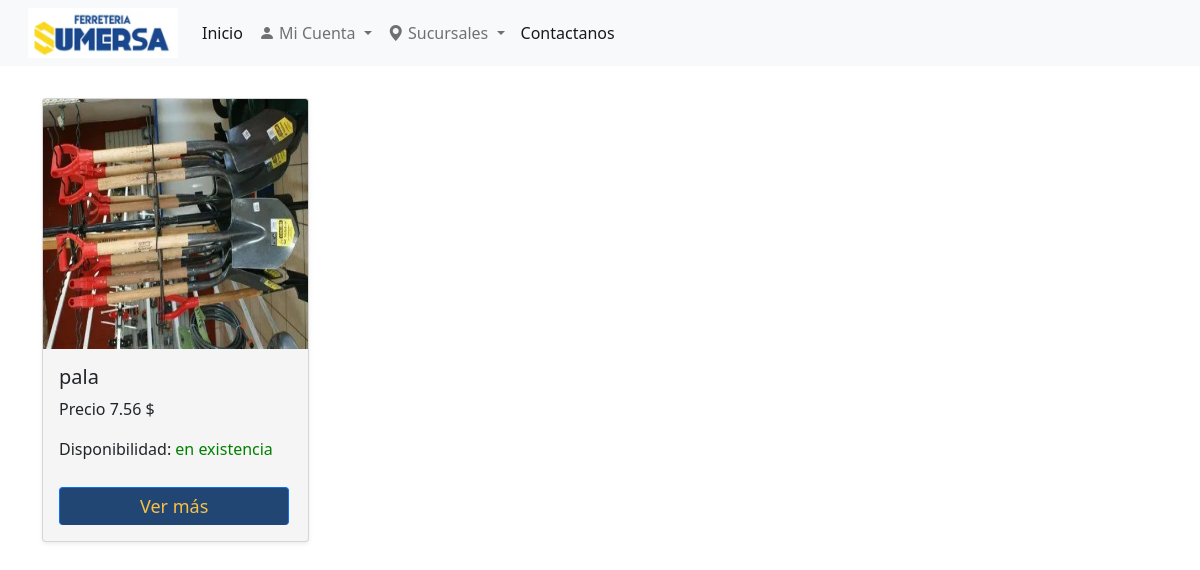
Page /?c=products&a=clientssa on the committed database.
### tables this page shows
CREATE TABLE IF NOT EXISTS `producto` (
  `ID_Producto` varchar(8) NOT NULL,
  `Descripcion` varchar(120) NOT NULL,
  `Nombrep` varchar(1000) NOT NULL,
  `Imagen` varchar(15) NOT NULL,
  `ID_Familia` varchar(8) NOT NULL,
  PRIMARY KEY (`ID_Producto`),
  KEY `ID_Familia` (`ID_Familia`)
);

CREATE TABLE IF NOT EXISTS `precio_cantidad` (
  `ID_PC` varchar(8) NOT NULL,
  `Precio_ST` float(10,2) DEFAULT NULL,
  `Precio_SS` float(10,2) DEFAULT NULL,
  `Precio_LO` float(10,2) DEFAULT NULL,
  `Precio_OP` float(10,2) DEFAULT NULL,
  `Precio_ZA` float(10,2) DEFAULT NULL,
  `Precio_SA` float(10,2) DEFAULT NULL,
  `Cantidad_ST` int(11) DEFAULT NULL,
  `Cantidad_SS` int(11) DEFAULT NULL,
  `Cantidad_LO` int(11) DEFAULT NULL,
  `Cantidad_OP` int(11) DEFAULT NULL,
  `Cantidad_ZA` int(11) DEFAULT NULL,
  `Cantidad_SA` int(11) DEFAULT NULL,
  `ID_Producto` varchar(8) NOT NULL,
  PRIMARY KEY (`ID_PC`),
  KEY `ID_Producto` (`ID_Producto`)
);

### Controllers/products.controller.php (called while the page is built, shortened)
<?php
require_once "Models/products.php";
class productscontroller{
    public function __CONSTRUCT(){
        $this->modelo=new products;
    }
    public function clientssa()
    {
        require_once "views/products/show-sa-c.php";
    }
}

### index.php (called while the page is built)
<?php require_once 'Core/router.core.php';

### Models/DataBase.php (called while the page is built, shortened)
<?php
class BasedeDatos{
    public static function Conectar(){
        try{
            $conexion = new PDO
            ("mysql:host=".self::servidor.";dbname=".
            self::nombrebd.";charset=utf8",self::usuariobd,
            self::clave);
            $conexion->setAttribute(PDO::ATTR_ERRMODE,PDO::ERRMODE_EXCEPTION);
            return $conexion;
        }catch(PDOException $e){
            return "FALLO".$e->getMessage();
        }
    }
}

### Models/products.php (called while the page is built, shortened)
<?php
class products{
    private $pdo;
    public function __CONSTRUCT(){
        $this->pdo = BasedeDatos::Conectar();
    }
    public function showsaall(){
        try{
            $consulta=$this->pdo->prepare("SELECT producto.ID_Producto,producto.Nombrep,producto.Descripcion,producto.Imagen,familia.Nombre,precio_cantidad.Precio_SA,precio_cantidad.Cantidad_SA FROM producto,familia,precio_cantidad WHERE producto.ID_Producto = precio_cantidad.ID_Producto AND producto.ID_Familia = familia.ID_Familia AND precio_cantidad.Precio_SA IS NOT NULL;");
            $consulta->execute();
            return $consulta->fetchAll(PDO::FETCH_OBJ);
        }catch(Exception $e){
            die($e->getMessage());
        }
    }
}

### Views/products/show-sa-c.php (the view, shortened to what this page needs)
<!DOCTYPE html>
<html lang="en">
<head>
    <link href="https://cdn.jsdelivr.net/npm/bootstrap@5.0.2/dist/css/bootstrap.min.css" rel="stylesheet"
>
    <link rel="stylesheet" href="Assets/css/showc.css">
    <link rel="stylesheet" href="https://cdn.jsdelivr.net/npm/bootstrap-icons@1.8.1/font/bootstrap-icons.css">
</head>
<body>
<nav class="navbar navbar-expand-lg navbar-light bg-light">
        <div class="container-fluid">
            <img src="Assets/img/logo.PNG" alt="" width="150" height="50" class="d-inline-block align-text-top">
            <div class="collapse navbar-collapse" id="navbarNavDropdown">
                <ul class="navbar-nav">
                    <li class="nav-item">
                        <a class="nav-link active" aria-current="page" href="#">Inicio</a>
                    </li>
                    <li class="nav-item dropdown">
                        <a class="nav-link dropdown-toggle" href="#" id="navbarDropdownMenuLink" role="button"
                            data-bs-toggle="dropdown" aria-expanded="false">
                            <i class="bi bi-person-fill"></i> Mi Cuenta
                        </a>
                    </li>
                    <li class="nav-item dropdown">
                        <a class="nav-link dropdown-toggle" href="#" id="navbarDropdownMenuLink" role="button"
                            data-bs-toggle="dropdown" aria-expanded="false">
                            <i class="bi bi-geo-alt-fill"></i> Sucursales
                        </a>
                    </li>
                    <li class="nav-item">
                        <a class="nav-link active" aria-current="page" href="Views/Contacts.php">Contactanos</a>
                    </li>
                </ul>
            </div>
        </div>
    </nav>
    <div class="container">
        <div class="row row-cols-1 row-cols-sm-2 row-cols-md-4 g-3 my-3">
            <?php
                    foreach ($this->modelo->showsaall() as $r)
                     {
                        $path="img/".$r->Imagen;
                        if(file_exists($path))
                        {
                            ?>
            <div class="col" id="id_<?=$r->ID_Producto?>">
                <div class="card shadow-sm">
                    <?php echo "<img src='img/$r->Imagen' width='300px' height='250px' class='card-img-top'>"?>
                    <div class="card-body">
                        <h5 class="card-title">
                            <?=$r->Nombrep?>
                        </h5>
                        <p class="card-text">Precio <?=$r->Precio_SA?> $</p>
                        <?php
                                    if(($r->Cantidad_SA)>0)
                                    {
                                        ?>
                        <p class="card-text ">Disponibilidad: <span style="color: green;"> en existencia</span></p>
                        <?php
                                    }
                                    else{
                                        ?>
                        <p class="card-text ">Disponibilidad: <span class="text-danger"> Fuera de stock</span></p>
                        <?php
                                    }
                                    ?>
                        <a href="?c=products&a=Detailsst&id=<?=$r->ID_Producto?>" class="btn btn-primary btn-block boton">Ver
                            más</a>
                    </div>
                </div>
            </div>
            <?php
                        }
                    }
                    ?>
        </div>
    </div>
</body>
</html>

### Assets/css/showc.css (style rules this page uses)
body { background-color: white; }
.card { background-color: whitesmoke; }
.boton { background-color: #214673; padding: 5px 80px; color: #F8C045; font-size: 18px; border-bottom: none; margin-top: 10px; cursor: pointer; transition: all .3s ease; }

### rows in the picture
producto: Imagen (picture), Nombrep "pala", precio_cantidad.Precio_SA "7.56"
